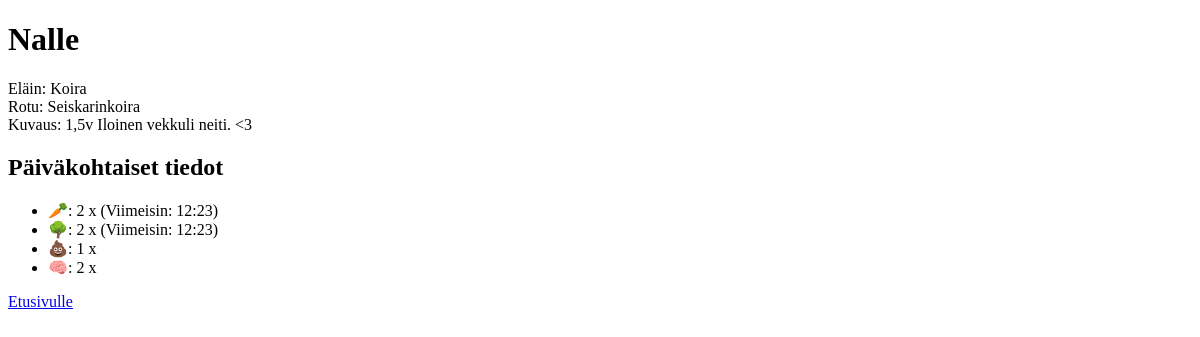
Page /pet/4 on the earlier database version.
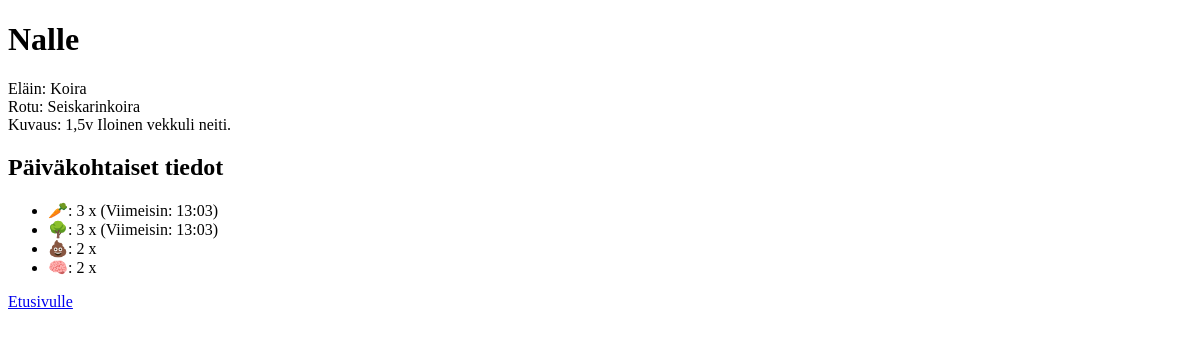
Same page on the later database version.
### tables this page shows
CREATE TABLE pets (
    id INTEGER PRIMARY KEY AUTOINCREMENT,
    animal_id INTEGER NOT NULL,
    breed_id INTEGER NOT NULL,
    pet_name TEXT NOT NULL,
    description TEXT, user_id INTEGER REFERENCES users(id),
    FOREIGN KEY (animal_id) REFERENCES animals(id),
    FOREIGN KEY (breed_id) REFERENCES breeds(id)
);

CREATE TABLE animals (
    id INTEGER PRIMARY KEY AUTOINCREMENT,
    name TEXT NOT NULL
);

CREATE TABLE breeds (
    id INTEGER PRIMARY KEY AUTOINCREMENT,
    animal_id INTEGER,
    breed_name TEXT NOT NULL,
    FOREIGN KEY (animal_id) REFERENCES animals(id)
);

### app.py (the view)
@app.route("/pet/<int:pet_id>")
def show_pet(pet_id):
    pet_info = pets.get_pet_by_id(pet_id)
    if not pet_info:
        return "Virhe: Lemmikkiä ei löytynyt"
    username = session.get("username")
    is_owner = False
    if username:
        user_id_result = db.query("SELECT id FROM users WHERE username = ?", [username])
        if user_id_result:
            user_id = user_id_result[0][0]
            owner_check = db.query("SELECT id FROM pets WHERE id = ? AND user_id = ?", [pet_id, user_id])
            is_owner = bool(owner_check)
    sql_logs = """
      SELECT action_name, COUNT(*) AS cnt, MAX(timestamp) AS latest_time
      FROM pet_logs
      WHERE pet_id=? AND DATE(timestamp) = DATE('now')
      GROUP BY action_name
    """
    logs = db.query(sql_logs, [pet_id])
    daily_counts = {}
    for row in logs:
        daily_counts[row["action_name"]] = {
            "cnt": row["cnt"],
            "latest": row["latest_time"][11:16] if row["latest_time"] else "–"
        }
    allowed_actions = []
    animal_id = pet_info["animal_id"]
    actions_query = db.query("SELECT action_name FROM animal_actions WHERE animal_id = ?", [animal_id])
    allowed_actions = [row["action_name"] for row in actions_query]
    return render_template("pet.html", pet=pet_info, is_owner=is_owner,
                           daily_counts=daily_counts, allowed_actions=allowed_actions)

### db.py (called while the page is built)
def get_connection():
    con = sqlite3.connect("database.db")
    con.execute("PRAGMA foreign_keys = ON")
    con.row_factory = sqlite3.Row
    return con

def query(sql, params=[]):
    con = get_connection()
    result = con.execute(sql, params).fetchall()
    con.close()
    return result

### pets.py (called while the page is built)
def get_pet_by_id(pet_id):
    pet = db.query("""
        SELECT p.id, p.pet_name, p.description, p.animal_id, p.user_id,
               b.breed_name, a.name AS animal_name
        FROM pets p
        JOIN breeds b ON p.breed_id = b.id
        JOIN animals a ON p.animal_id = a.id
        WHERE p.id=?
    """, [pet_id])
    return pet[0] if pet else None

### templates/pet.html (shortened to what this page needs)
<!DOCTYPE html>
<html lang="fi">
<head>
</head>
<body>
<h1>{{ pet.pet_name }}</h1>
<p>Eläin: {{ pet.animal_name }}<br>
Rotu: {{ pet.breed_name }}<br>
Kuvaus: {{ pet.description }}</p>
<h2>Päiväkohtaiset tiedot</h2>
<ul>
  {% if "ruokailu" in allowed_actions %}
    <li>🥕: {{ daily_counts["ruokailu"]["cnt"] if "ruokailu" in daily_counts else 0 }} x
        (Viimeisin: {{ daily_counts["ruokailu"]["latest"] if "ruokailu" in daily_counts else "–" }})</li>
  {% endif %}
  {% if "ulkoilu" in allowed_actions %}
    <li>🌳: {{ daily_counts["ulkoilu"]["cnt"] if "ulkoilu" in daily_counts else 0 }} x
        (Viimeisin: {{ daily_counts["ulkoilu"]["latest"] if "ulkoilu" in daily_counts else "–" }})</li>
  {% endif %}
  {% if "kakat" in allowed_actions %}
    <li>💩: {{ daily_counts["kakat"]["cnt"] if "kakat" in daily_counts else 0 }} x</li>
  {% endif %}
  {% if "koulutus" in allowed_actions %}
    <li>🧠: {{ daily_counts["koulutus"]["cnt"] if "koulutus" in daily_counts else 0 }} x</li>
  {% endif %}
</ul>
<p><a href="/">Etusivulle</a></p>
</body>
</html>

Differences in the rows shown:
changed pets "Nalle": description "1,5v Iloinen vekkuli neiti. <3" → "1,5v Iloinen vekkuli neiti."
Other differences:
{{ daily_counts["ruokailu"]["cnt"] if "ruokailu" in daily_counts else 0 }}: "2" → "3"
{{ daily_counts["ulkoilu"]["cnt"] if "ulkoilu" in daily_counts else 0 }}: "2" → "3"
{{ daily_counts["kakat"]["cnt"] if "kakat" in daily_counts else 0 }}: "1" → "2"
text no longer shown: "12:23 12:23"
text now shown: "13:03 13:03"
